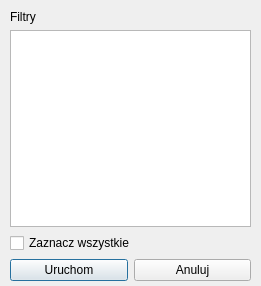
<?xml version="1.0" encoding="UTF-8"?>
<ui version="4.0">
 <class>Dialog</class>
 <widget class="QDialog" name="Dialog">
  <property name="geometry">
   <rect>
    <x>0</x>
    <y>0</y>
    <width>261</width>
    <height>286</height>
   </rect>
  </property>
  <property name="windowTitle">
   <string>Dialog</string>
  </property>
  <widget class="QWidget" name="verticalLayoutWidget">
   <property name="geometry">
    <rect>
     <x>10</x>
     <y>10</y>
     <width>241</width>
     <height>271</height>
    </rect>
   </property>
   <layout class="QVBoxLayout" name="verticalLayout">
    <item>
     <widget class="QLabel" name="label">
      <property name="text">
       <string>Filtry</string>
      </property>
     </widget>
    </item>
    <item>
     <widget class="QListWidget" name="listWidget_filters"/>
    </item>
    <item>
     <widget class="QCheckBox" name="checkBox">
      <property name="text">
       <string>Zaznacz wszystkie</string>
      </property>
     </widget>
    </item>
    <item>
     <layout class="QHBoxLayout" name="horizontalLayout">
      <item>
       <widget class="QPushButton" name="pushButton_run">
        <property name="text">
         <string>Uruchom</string>
        </property>
       </widget>
      </item>
      <item>
       <widget class="QPushButton" name="pushButton_cancel">
        <property name="text">
         <string>Anuluj</string>
        </property>
       </widget>
      </item>
     </layout>
    </item>
   </layout>
  </widget>
 </widget>
 <resources/>
 <connections/>
</ui>
